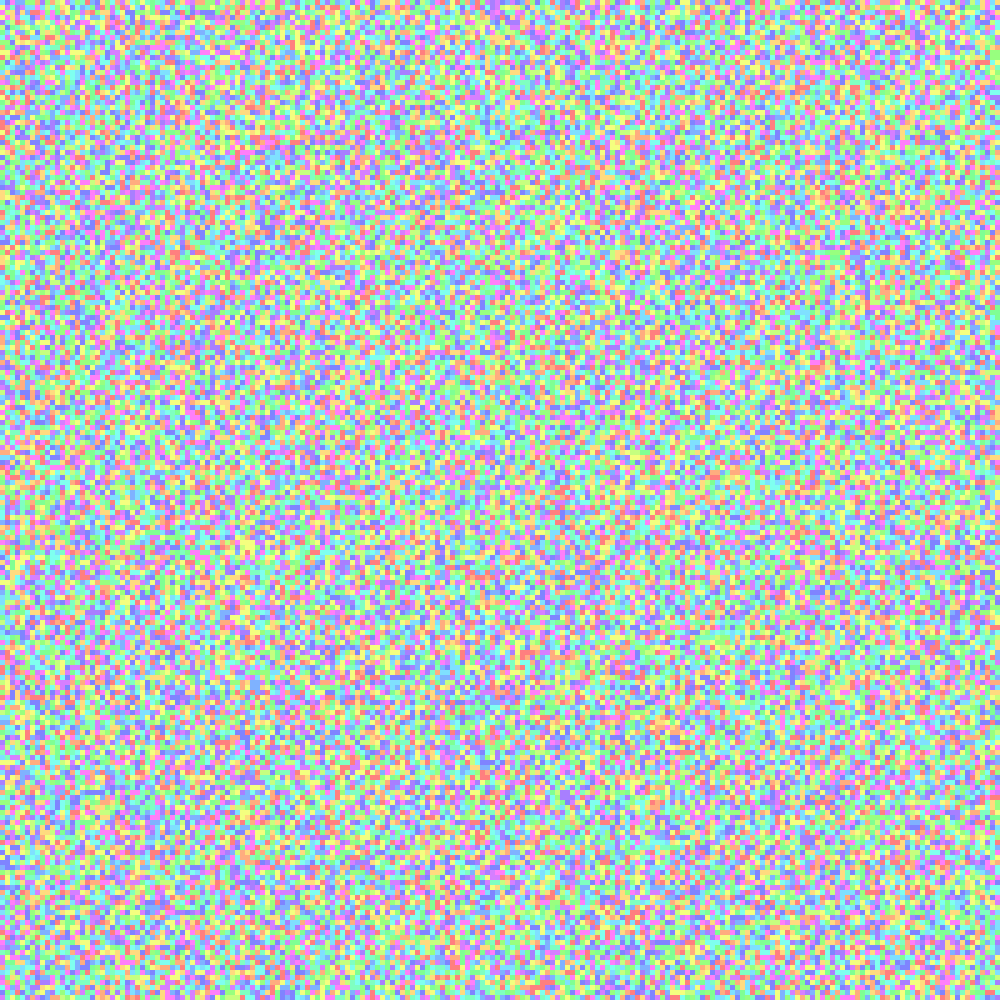
Frame 1 (no input)
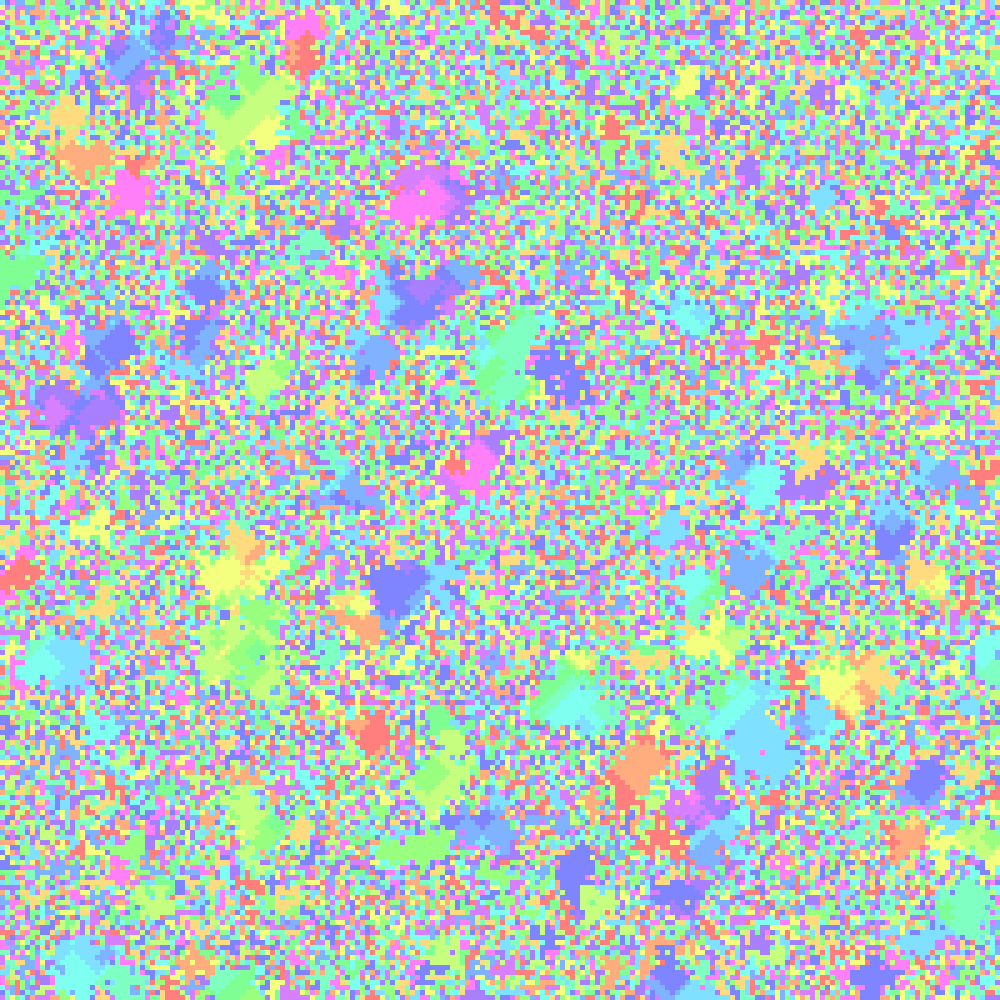
Frame 60 (the mouse pressed at the canvas centre just before this capture)
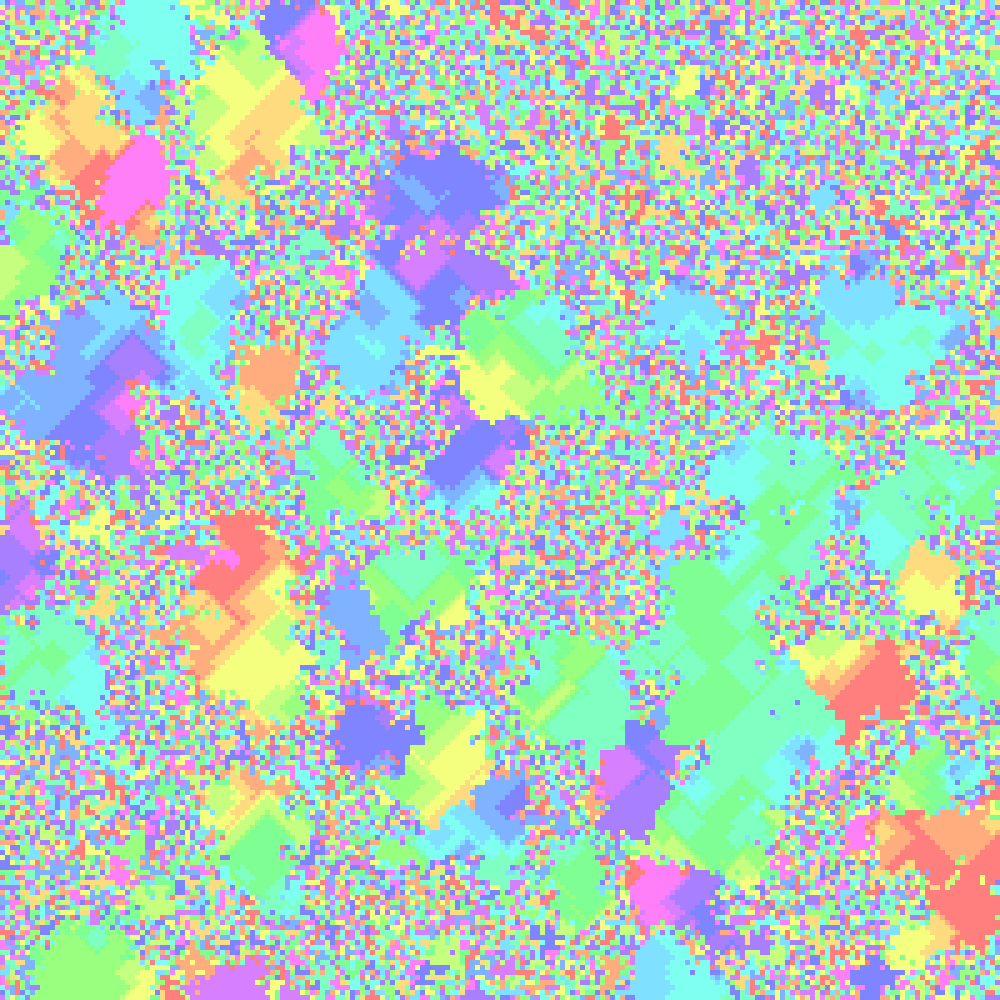
Frame 120 (the mouse held since frame 60 and released just before this capture)

The Processing sketch that drew these frames (run headless with seeded random() and noise(); from frame 60 on, the mouse is pressed at the canvas centre):

// Processing sketch: CyclicCA2D
// ── CyclicCA2D.pde
int[][]grid;
int gridSize, cellSize;
void settings() {
  gridSize=200;
  cellSize=1024/gridSize;
  size(gridSize*cellSize, gridSize*cellSize);
}
void setup() {
  grid=new int[gridSize][gridSize];
  for (int x=0; x<gridSize; x++) {
    for (int y=0; y<gridSize; y++) {
      grid[x][y]=int(random(numTypes));
      //if (x==0||y==0||x==gridSize-1||y==gridSize-1)grid[x][y]=0;
    }
  }
}
int numTypes=15;
void draw() {
  background(255);
  for (int x=0; x<gridSize; x++) {
    for (int y=0; y<gridSize; y++) {
      colorMode(HSB, 100);
      fill(color(grid[x][y]*(100/numTypes), 50, 100));
      //fill(color(grid[x][y]*100/numTypes));
      noStroke();
      colorMode(RGB, 255);
      rect(x*cellSize, y*cellSize, cellSize, cellSize);
    }
  }
  //for (int i=0; i<100; i++)
    iterate();
  surface.setTitle("CyclicCA2D, frameRate="+nf(frameRate, 2, 3));
}
void iterate() {
  int[][]newGrid=new int[gridSize][gridSize];
  for (int x=0; x<gridSize; x++) {
    for (int y=0; y<gridSize; y++) {
      ArrayList<Integer>ints=new ArrayList<Integer>();
      if (x>0)ints.add(grid[x-1][y]);
      if (y>0)ints.add(grid[x][y-1]);
      if (x<gridSize-1)ints.add(grid[x+1][y]);
      if (y<gridSize-1)ints.add(grid[x][y+1]);
      int cur=grid[x][y];
      for (Integer i : ints) {
        if (replaces(cur, i)) {
          cur=i;
          break;
        }
      }
      newGrid[x][y]=cur;
    }
  }
  for (int x=0; x<gridSize; x++) {
    for (int y=0; y<gridSize; y++) {
      grid[x][y]=newGrid[x][y];
    }
  }
}
boolean replaces(int b, int a) {//does a replace b
  return a==((b+1)%numTypes);
  //if(a==1)return b==2;
  //if(a==2)return b==3;
  //if(a==3)return b==4;
  //if(a==4)return b==1;
  //return random(100)<100;
  //return false;
}
